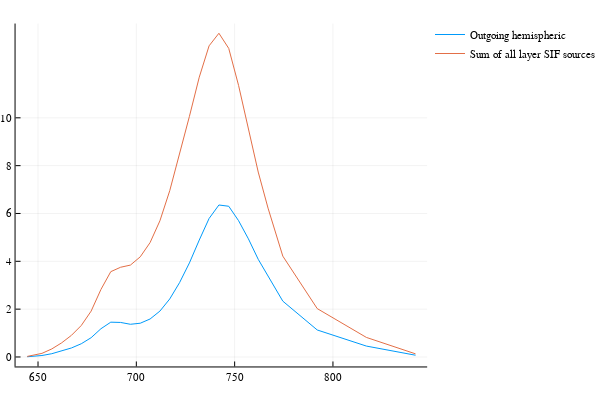

Notebook code for this chart:
### Code cell
plot(wlf, canRad.SIF_hemi, label="Outgoing hemispheric")
plot!(wlf, canRad.SIF_sum, label="Sum of all layer SIF sources")

### Figure 1 — Plotly figure (JSON) as saved in the notebook; plotly's stock layout.template omitted (floating-point values rounded to 4 significant figures)
{"data": [{"colorbar": {"title": ""}, "legendgroup": "Outgoing hemispheric", "line": {"color": "rgba(0, 154, 250, 1.000)", "dash": "solid", "shape": "linear", "width": 1}, "mode": "lines", "name": "Outgoing hemispheric", "showlegend": true, "type": "scatter", "x": [644.5, 652, 657, 662, 667, 672, 677, 682, 687, 692, 697, 702, 707, 712, 717, 722, 727, 732, 737, 742, 747, 752, 757, 762, 767, 774.5, 792, 817, 842], "xaxis": "x1", "y": [0.009264, 0.0609, 0.1368, 0.2431, 0.3773, 0.553, 0.8059, 1.181, 1.455, 1.444, 1.367, 1.411, 1.588, 1.919, 2.427, 3.11, 3.933, 4.888, 5.79, 6.355, 6.302, 5.699, 4.94, 4.084, 3.363, 2.334, 1.128, 0.4562, 0.07272], "yaxis": "y1", "zmax": null, "zmin": null}, {"colorbar": {"title": ""}, "legendgroup": "Sum of all layer SIF sources", "line": {"color": "rgba(227, 111, 71, 1.000)", "dash": "solid", "shape": "linear", "width": 1}, "mode": "lines", "name": "Sum of all layer SIF sources", "showlegend": true, "type": "scatter", "x": [644.5, 652, 657, 662, 667, 672, 677, 682, 687, 692, 697, 702, 707, 712, 717, 722, 727, 732, 737, 742, 747, 752, 757, 762, 767, 774.5, 792, 817, 842], "xaxis": "x1", "y": [0.02336, 0.151, 0.3362, 0.59, 0.9045, 1.317, 1.916, 2.824, 3.567, 3.751, 3.842, 4.188, 4.783, 5.695, 6.954, 8.467, 10.06, 11.7, 13.01, 13.54, 12.9, 11.35, 9.593, 7.732, 6.222, 4.217, 2.023, 0.8177, 0.1305], "yaxis": "y1", "zmax": null, "zmin": null}], "layout": {"annotations": [], "height": 400, "legend": {"bgcolor": "rgba(255, 255, 255, 1.000)", "bordercolor": "rgba(0, 0, 0, 1.000)", "font": {"color": "rgba(0, 0, 0, 1.000)", "family": "sans-serif", "size": 11}, "tracegroupgap": 0, "x": 1, "y": 1}, "margin": {"b": 20, "l": 0, "r": 0, "t": 20}, "paper_bgcolor": "rgba(255, 255, 255, 1.000)", "plot_bgcolor": "rgba(255, 255, 255, 1.000)", "showlegend": true, "width": 600, "xaxis": {"anchor": "y1", "domain": [0.03619, 0.9934], "gridcolor": "rgba(0, 0, 0, 0.100)", "gridwidth": 0.5, "linecolor": "rgba(0, 0, 0, 1.000)", "mirror": false, "range": [638.6, 847.9], "showgrid": true, "showline": true, "showticklabels": true, "tickangle": 0, "tickcolor": "rgb(0, 0, 0)", "tickfont": {"color": "rgba(0, 0, 0, 1.000)", "family": "sans-serif", "size": 11}, "tickmode": "array", "ticks": "inside", "ticktext": ["650", "700", "750", "800"], "tickvals": [650, 700, 750, 800], "title": "", "titlefont": {"color": "rgba(0, 0, 0, 1.000)", "family": "sans-serif", "size": 15}, "type": "-", "visible": true, "zeroline": false, "zerolinecolor": "rgba(0, 0, 0, 1.000)"}, "yaxis": {"anchor": "x1", "domain": [0.03762, 0.9902], "gridcolor": "rgba(0, 0, 0, 0.100)", "gridwidth": 0.5, "linecolor": "rgba(0, 0, 0, 1.000)", "mirror": false, "range": [-0.3965, 13.94], "showgrid": true, "showline": true, "showticklabels": true, "tickangle": 0, "tickcolor": "rgb(0, 0, 0)", "tickfont": {"color": "rgba(0, 0, 0, 1.000)", "family": "sans-serif", "size": 11}, "tickmode": "array", "ticks": "inside", "ticktext": ["0", "2", "4", "6", "8", "10", "10"], "tickvals": [0, 2, 4, 6, 8, 10, 10], "title": "", "titlefont": {"color": "rgba(0, 0, 0, 1.000)", "family": "sans-serif", "size": 15}, "type": "-", "visible": true, "zeroline": false, "zerolinecolor": "rgba(0, 0, 0, 1.000)"}}}
